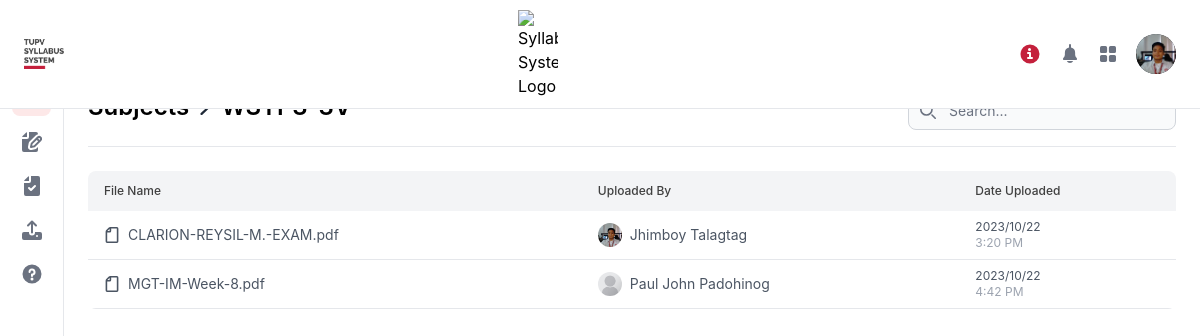
Screenshot of /user/syllabus/WSTP3-3V/index.php (signed in) with the database file from the repository.
### tables this page shows
CREATE TABLE `accounts_tbl` (
  `ID` int(11) NOT NULL,
  `user_picture` text NOT NULL,
  `userpic_fileloc` text NOT NULL,
  `tupv_id` text NOT NULL,
  `username` text NOT NULL,
  `password` text NOT NULL,
  `full_name` text NOT NULL,
  `department` text NOT NULL,
  `type` text NOT NULL
);

CREATE TABLE `syllabus_tbl` (
  `id` int(11) NOT NULL,
  `USERUPLOADID` int(11) NOT NULL,
  `NAMEUPLOAD` text NOT NULL,
  `SUBJECTS` text NOT NULL,
  `CODE` text NOT NULL,
  `TERM` text NOT NULL,
  `YEARS` text NOT NULL,
  `FILES` text NOT NULL,
  `FILELOC` text NOT NULL,
  `DATEUPLOAD` timestamp NOT NULL DEFAULT current_timestamp() ON UPDATE current_timestamp(),
  `dateAccepted` timestamp NULL DEFAULT current_timestamp()
);

### user/syllabus/WSTP3-3V/index.php (the view, shortened to what this page needs)
<?php
include '../../../php/conn.php';
?>
<!DOCTYPE html>
<html lang="en">
<head>
    <link rel="stylesheet" href="../../../src/css/main.css">
</head>
<body>
<?php
$page = 'syllabus';
include "../../../php/user_header.syllabusfiles.php";
$SUBJCODE = basename(dirname(__FILE__));
?>
<main class="sm:ml-[64px] sm:ml-6 p-4 md:p-6 mt-[60px]">
    <div class="block space-y-2 sm:flex items-center justify-between pb-4 border-b">
      <div class="flex items-center gap-2">
        <a href="../../" class="font-semibold text-lg sm:text-2xl">
        </a>
        <a href="./" class="font-semibold text-lg sm:text-2xl">
        </a>
      </div>
      <div>
        <div class="relative">
            <div class="absolute inset-y-0 left-0 flex items-center pl-3 pointer-events-none">
            </div>
            <input type="text" id="filter" class="block w-full p-2 pl-10 text-sm text-gray-900 border border-gray-300 rounded-lg bg-gray-50 focus:ring-blue-500 focus:border-blue-500 dark:bg-gray-700 dark:border-gray-600 dark:placeholder-gray-400 dark:text-white dark:focus:ring-blue-500 dark:focus:border-blue-500" placeholder="Search...">
        </div>
      </div>
    </div>
    <div class="mt-6">
        <div class="relative overflow-x-auto sm:rounded-lg">
            <table class="w-full text-sm text-left text-gray-500 dark:text-gray-400">
                <thead class="text-xs text-secondary bg-gray-100">
                    <tr>
                        <th scope="col" class="font-medium px-4 py-3">
                            <p class="hidden md:block">File Name</p>
                        </th>
                        <th scope="col" class="hidden md:table-cell font-medium px-4 py-3">
                            Uploaded By
                        </th>
                        <th scope="col" class="hidden md:table-cell font-medium px-4 py-3">
                            Date Uploaded
                        </th>
                    </tr>
                </thead>
                <tbody id="files">
                    <?php
                        $sql = "SELECT s.FILES, a.full_name, s.NAMEUPLOAD, s.DATEUPLOAD, a.user_picture
                        FROM syllabus_tbl s
                        LEFT JOIN accounts_tbl a ON s.USERUPLOADID = a.ID
                        WHERE s.CODE = '$SUBJCODE'
                        ORDER BY s.FILES ASC";
                        $stmt = $conn->prepare($sql);
                        $stmt->execute();
                        $data = $stmt->fetchAll();
                        if (count($data) == 0) {
                            ?>
                            <tr class="bg-white border-b">
                                <td colspan="3" class="px-4 py-2 text-sm font-normal text-center ">No files Uploaded</td>
                            </tr>
                            <?php
                        } else {
                        foreach ($data as $row):
                    ?>
                    <tr data-href="../../../files/syllabusfiles/<?php echo $row['FILES'];?>" class="clickable text-gray-600 cursor-pointer bg-white border-b dark:bg-gray-800 dark:border-gray-700 hover:bg-gray-50 dark:hover:bg-gray-600">
                        <th scope="row" class="px-4 py-2 text-sm font-normal">
                            <div class="flex gap-2 items-center">
                                <div>
                                </div>
                                <div>
                                    <h1><?php echo $row['FILES'];?></h1>
                                </div>
                            </div>
                        </th>
                        <td class="px-4 py-2 hidden md:table-cell">
                            <div class="flex gap-2 items-center">
                                <div class="w-6 h-6">
                                    <img class="rounded-full w-6 h-6 object-cover" src="../../../files/userpics/<?php echo ($row['user_picture'] ? $row['user_picture'] : 'default.jpg');?>" alt="">
                                </div>
                                <div>
                                    <h2><?php if($row['full_name'] == null) {echo $row['NAMEUPLOAD'];} else {echo $row['full_name'];}?></h2>
                                </div>
                            </div>
                        </td>
                        <td class="px-4 py-2 text-xs hidden md:table-cell">
                            <?php
                                $old_date_timestamp = strtotime($row['DATEUPLOAD']);
                                $date = date('Y/m/d', $old_date_timestamp);
                                echo $date;
                            ?>
                            <span class="block text-gray-400">
                                <?php
                                $time = date('g:i A', $old_date_timestamp);
                                echo $time
                                ?>
                            </span>
                        </td>
                    </tr>
                    <?php
                        endforeach;
                    }
                    ?>
                </tbody>
            </table>
        </div>
    </div>
</main>
</body>
</html>

### php/user_header.syllabusfiles.php (shortened to what this page needs)
<header class="antialiased">
    <nav class="fixed top-0 z-50 w-full bg-white border-b border-gray-200 px-4 lg:px-6 py-2.5 mx-auto dark:bg-gray-800">
        <div class="flex flex-wrap justify-between items-center">
            <div class="flex justify-start items-center">
                <a href="../../" class="flex">
                    <img src="../../../src/img/sslogo.png" class="w-10 object-cover" alt="Syllabus System Logo" />
                </a>
            </div>
            <div class="flex items-center md:order-2">
                <button data-modal-target="extralarge-modal" data-modal-toggle="extralarge-modal" class="p-2 mr-1 text-main rounded-lg hover:text-red-900 hover:bg-red-100" type="button">
                    <svg class="w-5 h-5" aria-hidden="true" xmlns="http://www.w3.org/2000/svg" fill="currentColor" viewBox="0 0 20 20">
                        <path d="M10 .5a9.5 9.5 0 1 0 9.5 9.5A9.51 9.51 0 0 0 10 .5ZM9.5 4a1.5 1.5 0 1 1 0 3 1.5 1.5 0 0 1 0-3ZM12 15H8a1 1 0 0 1 0-2h1v-3H8a1 1 0 0 1 0-2h2a1 1 0 0 1 1 1v4h1a1 1 0 0 1 0 2Z"/>
                    </svg>
                </button>
                <button type="button" data-tooltip-target="tooltip-notifications" data-tooltip-placement="bottom" data-dropdown-toggle="notification-dropdown" class="p-2 mr-1 text-gray-500 rounded-lg hover:text-gray-900 hover:bg-gray-100 dark:text-gray-400 dark:hover:text-white dark:hover:bg-gray-700 focus:ring-4 focus:ring-gray-300 dark:focus:ring-gray-600">
                </button>
                <button type="button" data-tooltip-target="tooltip-apps" data-tooltip-placement="bottom" data-dropdown-toggle="apps-dropdown" class="p-2 text-gray-500 rounded-lg hover:text-gray-900 hover:bg-gray-100 dark:text-gray-400 dark:hover:text-white dark:hover:bg-gray-700 focus:ring-4 focus:ring-gray-300 dark:focus:ring-gray-600">
                </button>
                <?php
                    $sql = "SELECT * FROM `accounts_tbl` WHERE id = {$_SESSION['ID']}";
                    $stmt = $conn->prepare($sql);
                    $stmt->execute();
                    $data = $stmt->fetchAll();
                    foreach ($data as $row):
                ?>
                <button type="button" class="flex mx-3 text-sm bg-gray-800 rounded-full md:mr-0 focus:ring-4 focus:ring-gray-300 dark:focus:ring-gray-600" id="user-menu-button" aria-expanded="false" data-dropdown-toggle="dropdown">
                    <div class="rounded-full">
                        <img class="w-10 h-10 object-cover rounded-full" src="../../../files/userpics/<?php echo $row['user_picture']?>" alt="user photo">
                    </div>
                </button>
                <?php
                    endforeach;
                ?>
            </div>
            <div class="items-center justify-between hidden w-full md:flex md:w-auto md:order-1" id="navbar-user">
                <img src="../../../src/img/tupvlogo.png" class="w-10" alt="Syllabus System Logo" />
            </div>
        </div>
    </nav>
    <aside id="logo-sidebar" class="fixed top-0 left-0 z-40 w-16 h-screen pt-20 transition-transform -translate-x-full bg-white border-r border-gray-200 sm:translate-x-0 dark:bg-gray-800 dark:border-gray-700" aria-label="Sidebar">
        <div class="h-full px-3 pb-4 overflow-y-auto bg-white dark:bg-gray-800">
            <ul class="space-y-2 font-medium">
                <li>
                    <a href="../../../user/" data-tooltip-target="tooltip-syllabus" data-tooltip-placement="left" class="flex items-center justify-center p-2 <?php if($page=='syllabus'){echo 'text-main bg-red-100';} else {echo 'hover:bg-gray-100 text-gray-500';}?> rounded-lg dark:text-white group">
                    </a>
                </li>
                <li>
                    <a href="../../../user/exammaker.php" data-tooltip-target="tooltip-exammaker" data-tooltip-placement="left" class="flex items-center justify-center p-2 <?php if($page=='exammaker'){echo 'text-main bg-red-100';} else {echo 'hover:bg-gray-100 text-gray-500';}?> rounded-lg dark:text-white group">
                    </a>
                </li>
                <li>
                    <a href="../../../user/examchecker.php" data-tooltip-target="tooltip-examchecker" data-tooltip-placement="left" class="flex items-center justify-center p-2 <?php if($page=='examchecker'){echo 'text-main bg-red-100';} else {echo 'hover:bg-gray-100 text-gray-500';}?> rounded-lg dark:text-white group">
                    </a>
                </li>
                <li>
                    <a href="../../../user/uploadsyllabus.php" data-tooltip-target="tooltip-uploadsyllabus" data-tooltip-placement="left" class="flex items-center justify-center p-2 <?php if($page=='uploadsyllabus'){echo 'text-main bg-red-100';} else {echo 'hover:bg-gray-100 text-gray-500';}?> rounded-lg dark:text-white group">
                    </a>
                </li>
                <li>
                    <a href="../../../user/questionbank.php" data-tooltip-target="tooltip-questionbank" data-tooltip-placement="left" class="flex items-center justify-center p-2 <?php if($page=='questionbank'){echo 'text-main bg-red-100';} else {echo 'hover:bg-gray-100 text-gray-500';}?> rounded-lg dark:text-white group">
                    </a>
                </li>
            </ul>
        </div>
    </aside>
</header>

### rows the page displays
accounts_tbl: user_picture (picture)
syllabus_tbl: FILES "CLARION-REYSIL-M.-EXAM.pdf", accounts_tbl.user_picture (picture), accounts_tbl.full_name "Jhimboy Talagtag", DATEUPLOAD "2023/10/22", DATEUPLOAD "3:20 PM"
syllabus_tbl: FILES "MGT-IM-Week-8.pdf", accounts_tbl.user_picture (placeholder picture), accounts_tbl.full_name "Paul John Padohinog", DATEUPLOAD "2023/10/22", DATEUPLOAD "4:42 PM"
